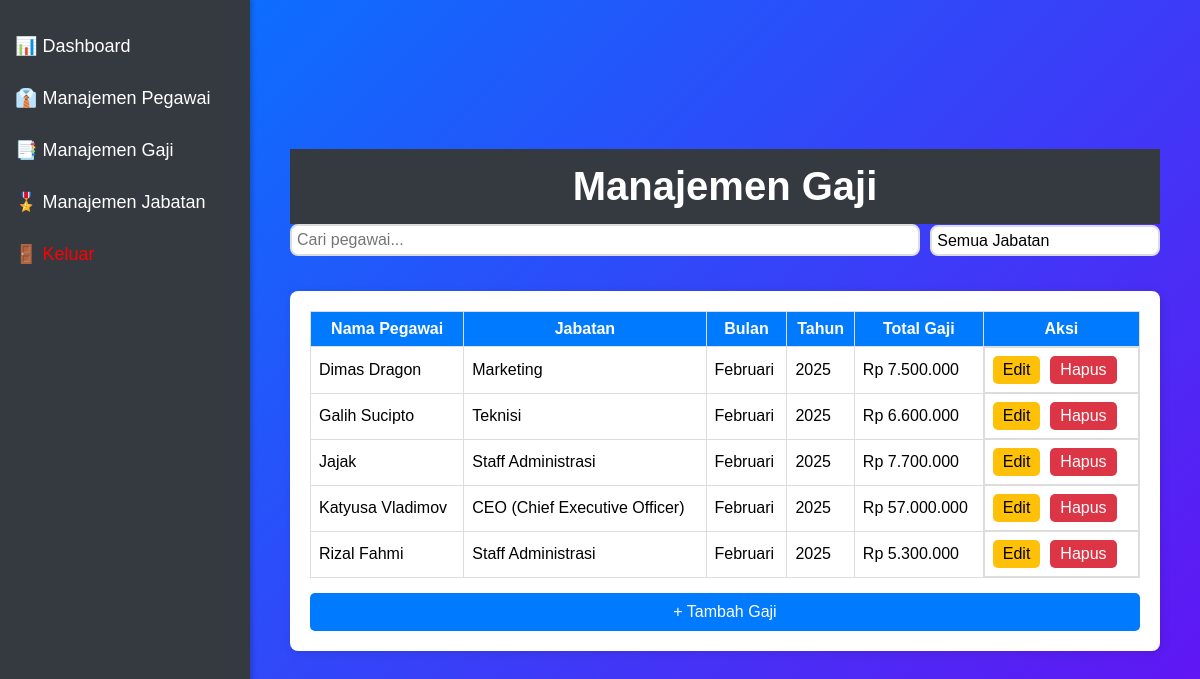
Screenshot of /mysql10122423_if-11_kepegawaian/admin/manajemen_gaji.php with the database file from the repository.
### tables this page shows
CREATE TABLE `gaji` (
  `id_gaji` int(10) UNSIGNED NOT NULL,
  `id_pegawai` int(10) UNSIGNED NOT NULL,
  `bulan` tinyint(3) UNSIGNED NOT NULL CHECK (`bulan` between 1 and 12),
  `tahun` year(4) NOT NULL,
  `gaji_pokok` decimal(15,2) NOT NULL DEFAULT 0.00,
  `tunjangan` decimal(15,2) NOT NULL DEFAULT 0.00,
  `potongan` decimal(15,2) NOT NULL DEFAULT 0.00,
  `total_gaji` decimal(15,2) NOT NULL DEFAULT 0.00,
  `created_at` timestamp NOT NULL DEFAULT current_timestamp(),
  `updated_at` timestamp NOT NULL DEFAULT current_timestamp() ON UPDATE current_timestamp()
);

CREATE TABLE `pegawai` (
  `id_pegawai` int(10) UNSIGNED NOT NULL,
  `id_users` int(10) UNSIGNED NOT NULL,
  `nama` varchar(100) NOT NULL,
  `email` varchar(100) NOT NULL,
  `no_hp` varchar(15) NOT NULL,
  `alamat` text NOT NULL,
  `id_jabatan` int(10) UNSIGNED DEFAULT NULL,
  `tanggal_masuk` date NOT NULL,
  `gaji` decimal(15,2) NOT NULL DEFAULT 0.00,
  `created_at` timestamp NOT NULL DEFAULT current_timestamp(),
  `updated_at` timestamp NOT NULL DEFAULT current_timestamp() ON UPDATE current_timestamp()
);

CREATE TABLE `jabatan` (
  `id_jabatan` int(10) UNSIGNED NOT NULL,
  `nama_jabatan` varchar(100) NOT NULL,
  `tunjangan` decimal(15,2) NOT NULL DEFAULT 0.00,
  `gaji_awal` decimal(15,2) NOT NULL DEFAULT 0.00,
  `updated_at` timestamp NOT NULL DEFAULT current_timestamp() ON UPDATE current_timestamp()
);

### mysql10122423_if-11_kepegawaian/admin/manajemen_gaji.php (the view, shortened to what this page needs)
<?php
include '../config/database.php';
$query = "SELECT gaji.id_gaji, pegawai.nama AS nama_pegawai, jabatan.nama_jabatan,
                 gaji.bulan, gaji.tahun, gaji.total_gaji
          FROM gaji
          JOIN pegawai ON gaji.id_pegawai = pegawai.id_pegawai
          JOIN jabatan ON pegawai.id_jabatan = jabatan.id_jabatan";
$result = mysqli_query($conn, $query);
?>
<!DOCTYPE html>
<html lang="id">
<head>
    <link rel="stylesheet" href="../css/style.css">
</head>
<body>
    <div class="sidebar">
        <a href="index_admin.php">📊 Dashboard</a>
        <a href="manajemen_data_pegawai.php">👔 Manajemen Pegawai</a>
        <a href="manajemen_gaji.php">📑 Manajemen Gaji</a>
        <a href="manajemen_jabatan.php">🎖️ Manajemen Jabatan</a>
        <a href="../login.php" style="color: red;">🚪 Keluar</a>
    </div>
    <div class="main-content">
        <div class="header">
            <h1>Manajemen Gaji</h1>
        </div>
        <div class="dashboard-container">
            <div class="filter-container">
                <input type="text" id="searchGaji" placeholder="Cari pegawai..." onkeyup="filterData()">
                <select id="filterJabatan" class="filter-select" onchange="filterData()">
                    <option value="">Semua Jabatan</option>
                </select>
            </div>
            <div class="pegawai-table-container">
                <table class="pegawai-table" id="tabelGaji">
                    <thead>
                        <tr>
                            <th>Nama Pegawai</th>
                            <th>Jabatan</th>
                            <th>Bulan</th>
                            <th>Tahun</th>
                            <th>Total Gaji</th>
                            <th>Aksi</th>
                        </tr>
                    </thead>
                    <tbody>
                        <?php
                        $bulan_nama = [
                            1 => "Januari", 2 => "Februari", 3 => "Maret", 4 => "April",
                            5 => "Mei", 6 => "Juni", 7 => "Juli", 8 => "Agustus",
                            9 => "September", 10 => "Oktober", 11 => "November", 12 => "Desember"
                        ];
                        while ($row = mysqli_fetch_assoc($result)) { ?>
                        <tr class="data-row">
                            <td class="nama-pegawai"><?= htmlspecialchars($row['nama_pegawai']) ?></td>
                            <td class="jabatan"><?= htmlspecialchars($row['nama_jabatan']) ?></td>
                            <td><?= $bulan_nama[$row['bulan']] ?></td>
                            <td><?= htmlspecialchars($row['tahun']) ?></td>
                            <td>Rp <?= number_format($row['total_gaji'], 0, ',', '.') ?></td>
                            <td class="action-buttons">
                                <a href="form_gaji_edit.php?id_gaji=<?= $row['id_gaji']; ?>" class="btn-action btn-edit">Edit</a>
                                <a href="#" class="btn-action btn-delete" onclick="konfirmasiHapus(<?= $row['id_gaji']; ?>)">Hapus</a>
                            </td>
                        </tr>
                        <?php } ?>
                    </tbody>
                </table>
                <a href="form_gaji.php" class="btn-add">+ Tambah Gaji</a>
            </div>
        </div>
    </div>
</body>
</html>

### mysql10122423_if-11_kepegawaian/css/style.css (style rules this page uses)
* { margin: 0; padding: 0; box-sizing: border-box; font-family: "Poppins", sans-serif; }
body { display: flex; justify-content: center; align-items: center; min-height: 100vh; background: linear-gradient(135deg, #007bff, #6610f2); padding: 20px; }
input, select { width: 100%; padding: 10px 15px; border: 2px solid #ddd; border-radius: 8px; font-size: 16px; transition: 0.3s; }
select { appearance: none; background-color: #fff; cursor: pointer; }
body { display: flex; min-height: 100vh; background: linear-gradient(135deg, #007bff, #6610f2); }
.sidebar { width: 250px; height: 100vh; background: #343a40; color: white; padding-top: 20px; position: fixed; left: 0; top: 0; box-shadow: 2px 0 5px rgba(0, 0, 0, 0.2); }
.sidebar a { display: block; padding: 15px; text-decoration: none; color: white; font-size: 18px; transition: 0.3s; }
.main-content { margin-left: 250px; width: calc(100% - 250px); padding: 20px; }
.header { background: #343a40; color: white; padding: 15px 20px; text-align: center; font-size: 20px; }
.dashboard-container { display: flex; flex-direction: column; gap: 20px; }
table { width: 100%; border-collapse: collapse; }
table, th, td { border: 1px solid #ddd; padding: 8px; }
th { background: #007bff; color: white; }
.pegawai-table-container { background: white; padding: 20px; border-radius: 8px; box-shadow: 2px 2px 10px rgba(0, 0, 0, 0.1); }
.pegawai-table { width: 100%; border-collapse: collapse; }
.pegawai-table, .pegawai-table th, .pegawai-table td { border: 1px solid #ddd; padding: 8px; }
.pegawai-table th { background: #007bff; color: white; }
.btn-add { background: #007bff; color: white; padding: 10px 15px; text-decoration: none; border-radius: 5px; display: block; margin-top: 15px; text-align: center; }
.btn-action { padding: 5px 10px; border-radius: 5px; text-decoration: none; margin-right: 5px; display: inline-block; }
.btn-edit { background: #ffc107; color: black; }
.btn-delete { background: #dc3545; color: white; border: none; cursor: pointer; }
.filter-container { display: flex; align-items: center; gap: 10px; margin-bottom: 15px; }
.filter-container input { flex: 2; padding: 5px; }
.filter-container .filter-select { flex: 0.7; padding: 5px; }
.action-buttons { display: flex; gap: 5px; }
.filter-container select { flex: 1; padding: 5px; }

### rows the page displays
gaji: id_pegawai.nama "Dimas Dragon", jabatan.nama_jabatan "Marketing", bulan "Februari", tahun "2025", total_gaji "7.500.000"
gaji: id_pegawai.nama "Galih Sucipto", jabatan.nama_jabatan "Teknisi", bulan "Februari", tahun "2025", total_gaji "6.600.000"
gaji: id_pegawai.nama "Jajak", jabatan.nama_jabatan "Staff Administrasi", bulan "Februari", tahun "2025", total_gaji "7.700.000"
gaji: id_pegawai.nama "Katyusa Vladimov", jabatan.nama_jabatan "CEO (Chief Executive Officer)", bulan "Februari", tahun "2025", total_gaji "57.000.000"
gaji: id_pegawai.nama "Rizal Fahmi", jabatan.nama_jabatan "Staff Administrasi", bulan "Februari", tahun "2025", total_gaji "5.300.000"
